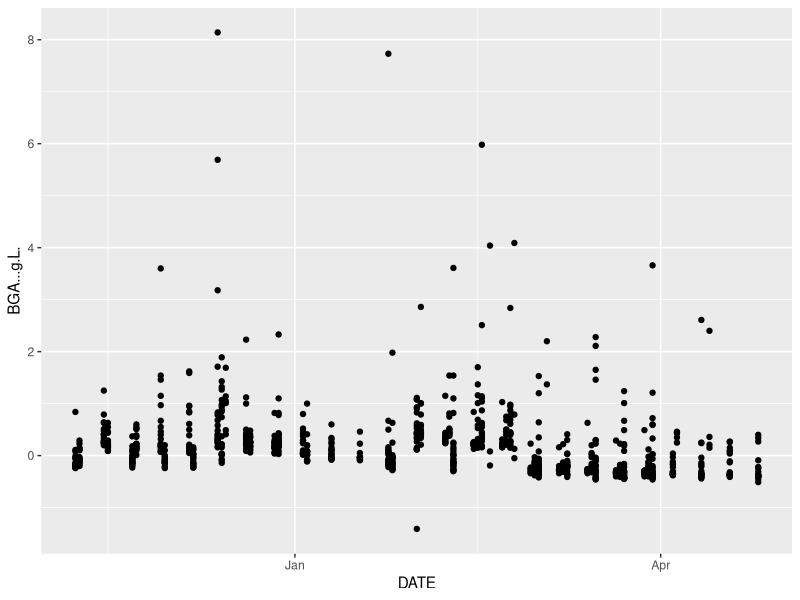
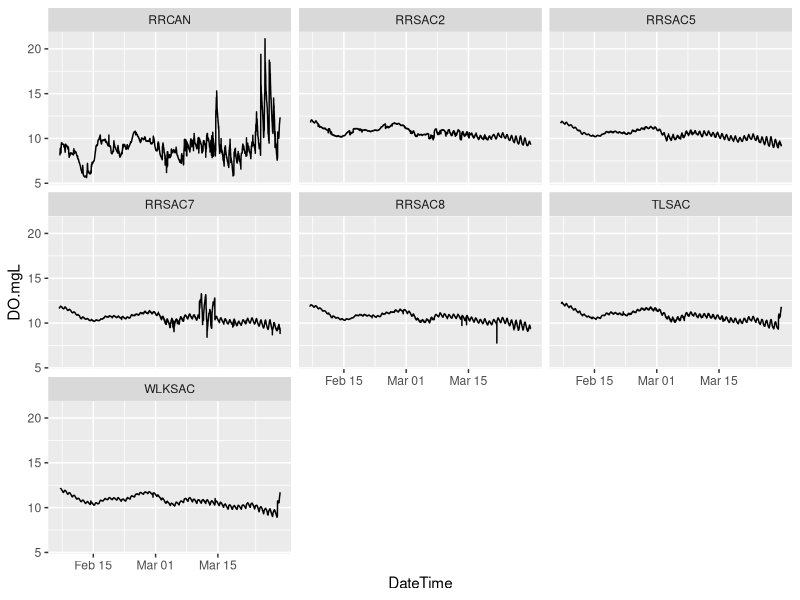
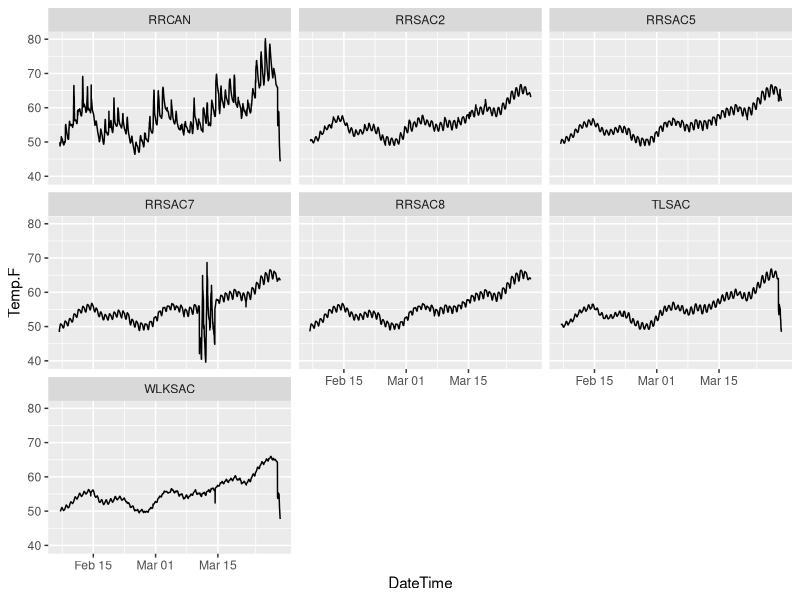

Generate these figures, in order, with R: (Note: this script raises an error after producing the figures.)
library(tidyverse)
library(readxl)
library(lubridate)


# which files -------------------------------------------------------------
update_2022 <- list.files('data-raw/metadata/2022_update/')
update_2021 <- list.files('data-raw/metadata/2021_update/')

file_comparison <- data.frame(file_2021 = c(update_2021, NA, NA, NA),
           file_2022 = update_2022)

# lookup tables -----------------------------------------------------------
# Two lookup tables for 2022
## TODO: do we need this non-2022 file?
lookup <- readxl::read_excel('data-raw/metadata/2022_update/F4F2021_LocationLookupTable.xlsx')

lookup_2022_raw <- readxl::read_excel('data-raw/metadata/2022_update/F4F2021_LocationLookupTable_2022.xlsx')
head(lookup_2022_raw)
lookup_2022 <- lookup_2022_raw |>
  rename(`Lat Long UTM` = `Lat, lon (UTM)`) |>
  mutate(`Lat Long UTM` = gsub(",", " ", `Lat Long UTM`)) |>
  glimpse()
unique(lookup_2022$Location)


location_cols <- colnames(lookup_2022)
metadata_cols <- readxl::read_excel("data-raw/metadata/2022_update/Location_attributes_2022.xlsx", sheet = "attribute") |>
  pull(attribute_name)

setdiff(location_cols, metadata_cols)
setdiff(metadata_cols, location_cols)


# Compare to 2021 locations lookup
locations_2021 <- read_csv('data/F4F2019_2021_LocationLookupTable.csv')
unique(locations_2021$Location)
unique(lookup_2022$Location)
setdiff(unique(locations_2021$Location), unique(lookup_2022$Location))

# F4F2021_Complete2021ZoopsPerM3andWaterQuality2022 -----------------------
zoops_wq_raw <- read_csv('data-raw/metadata/2022_update/F4F2021_Complete2021ZoopsPerM3andWaterQuality2022.csv') |> glimpse()

# `...1` column not included in metadata. will remove.
zoops_wq <- zoops_wq_raw |>
  mutate(DATE = lubridate::mdy(DATE)) |>
  select(-`...1`) |>
  rename(Illyocypris = Ilyocypris,
         Hyallela = Hyalella) |>
  glimpse()


# TODO: BGA has negative values. what is BGA? blue-green algae fluorescence
# of water at time of sample collection

ggplot(zoops_wq) +
  geom_point(aes(x = DATE, y = BGA...g.L.))

# compare to 2019, 2021 files
zoops_21 <- read_csv('data/F4F_Complete2019_2021ZoopsPerM3andWaterQuality.csv')
min(zoops_21$DATE, na.rm = TRUE)
max(zoops_21$DATE, na.rm = TRUE)

# bind rows with 2019, 2021 files
all_zoops <- bind_rows(zoops_wq, zoops_21 |> rename(Illyocypris = Ilyocypris,
                                                  Hyallela = Hyalella,
                                                  Oliogochaete = Oligochaete) ) |>
  arrange(DATE)
unique(lubridate::year(all_zoops$DATE))

# make sure columns align between data and metadata:
zoop_cols <- colnames(all_zoops)
metadata_cols <- readxl::read_excel("data-raw/metadata/2022_update/F4F2021_metadata2022.xlsx", sheet = "attribute") |>
  pull(attribute_name)

setdiff(zoop_cols, metadata_cols)
setdiff(metadata_cols, zoop_cols)

# F4F2021_ContinuousTempDO_AttributesTable2022 ----------------------------
# F4F2021_ContinuousTempDO2022
temp_do_raw <- read_csv('data-raw/metadata/2022_update/F4F2021_ContinuousTempDO2022.csv')

temp_do <- temp_do_raw |>
  mutate(DateTime = as_datetime(mdy_hm(DateTime))) |>
 # mutate(DateTime = mdy_hm(DateTime)) |>
  filter(DateTime <= '2022-03-29')

# huge DO spike in April
ggplot(temp_do) +
  geom_line(aes(x = DateTime, y = DO.mgL)) +
  facet_wrap(~LOCATION)

# temperature also has noise in April
ggplot(temp_do) +
  geom_line(aes(x = DateTime, y = Temp.F)) +
  facet_wrap(~LOCATION)

# remove anomalies and cut filter data < 3/29

cols <- colnames(temp_do)
metadata_cols <- readxl::read_excel("data-raw/metadata/2022_update/F4F2021_ContinuousTempDO_AttributesTable2022.xlsx", sheet = "attribute") |>
  pull(attribute_name)

setdiff(cols, metadata_cols)
setdiff(metadata_cols, cols)

temp_do_2019_2021 <- read_csv('data/F4F2019_2021_ContinuousTempDO.csv')

all_temp_do <- bind_rows(temp_do_2019_2021, temp_do) |> arrange(DateTime) |>
  mutate(DateTime = as.character(DateTime)) |> glimpse()

ggplot(all_temp_do) +
  geom_line(aes(x = DateTime, y = DO.mgL)) +
  facet_wrap(~LOCATION)


# F4F2021_FishGrowth2022 --------------------------------------------------
fish_growth <- readxl::read_excel('data-raw/metadata/2022_update/F4F2021_FishGrowth2022.xlsx') |> glimpse()

ggplot(fish_growth, aes(x = Date, y = Length.mm)) +
  geom_point() +
  facet_wrap(~LOCATION)

ggplot(fish_growth, aes(x = Date, y = Weight.g)) +
  geom_point() +
  facet_wrap(~LOCATION)

unique(fish_growth$PIT)

cols <- colnames(fish_growth)
metadata_cols <- readxl::read_excel("data-raw/metadata/2022_update/F4F2021_FishGrowth_AttributesTable2022.xlsx", sheet = "attribute") |>
  pull(attribute_name)

setdiff(cols, metadata_cols)
setdiff(metadata_cols, cols)

fish_growth_2019_2021 <- read_csv('data/F4F2019_2021_FishGrowth.csv') |> glimpse()
all_fish_growth <- bind_rows(fish_growth, fish_growth_2019_2021) |> arrange(Date) |>
  mutate(Date = lubridate::as_date(Date),
         Length.mm = as.numeric(Length.mm),
         Weight.g = as.numeric(Weight.g)) |>
  glimpse()

ggplot(all_fish_growth, aes(x = Date, y = Weight.g)) +
  geom_point() +
  facet_wrap(~LOCATION)

# write data --------------------------------------------------------------
write_csv(lookup_2022, "data/2022_update/F4F_LocationLookupTable_2019_2021_2022.csv")
write_csv(all_fish_growth, "data/2022_update/F4F_FishGrowth_2019_2021_2022.csv")
write_csv(all_temp_do, "data/2022_update/F4F_ContinuousTempDO_2019_2021_2022.csv")
write_csv(all_zoops, 'data/2022_update/F4F_Complete2021ZoopsPerM3andWaterQuality_2019_2021_2022.csv')


